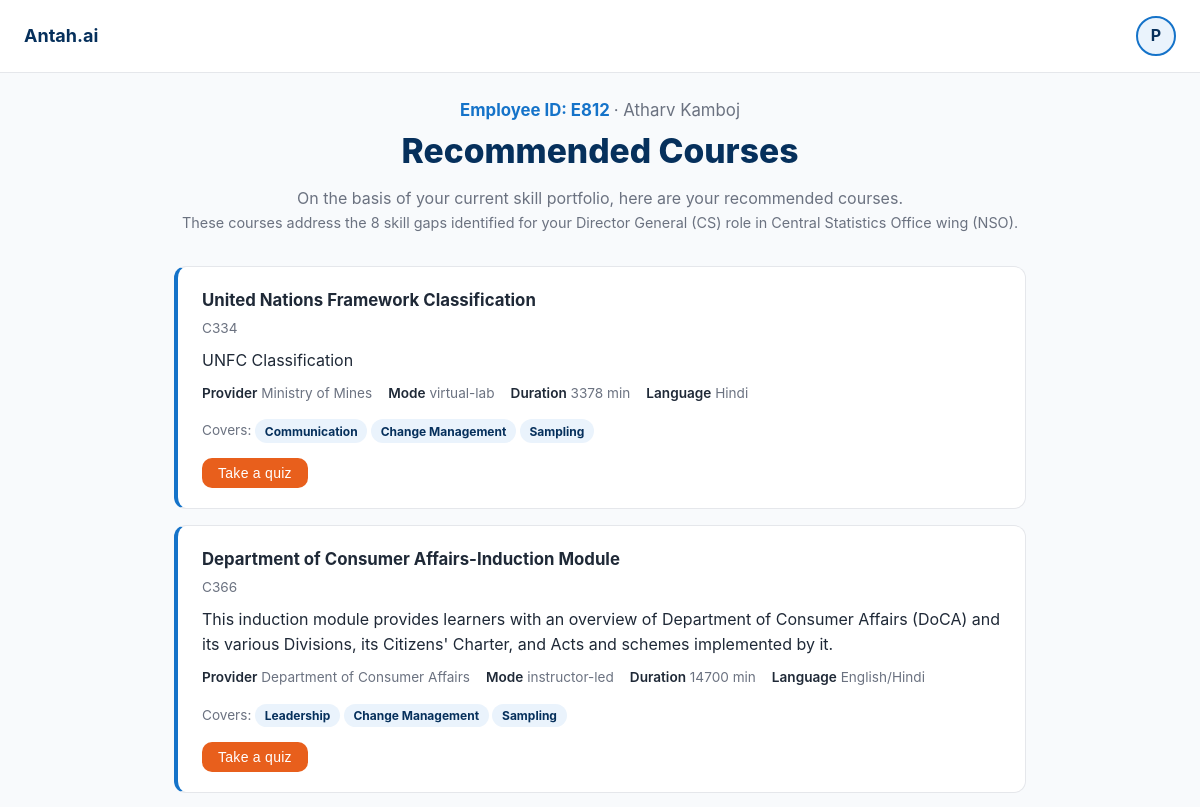
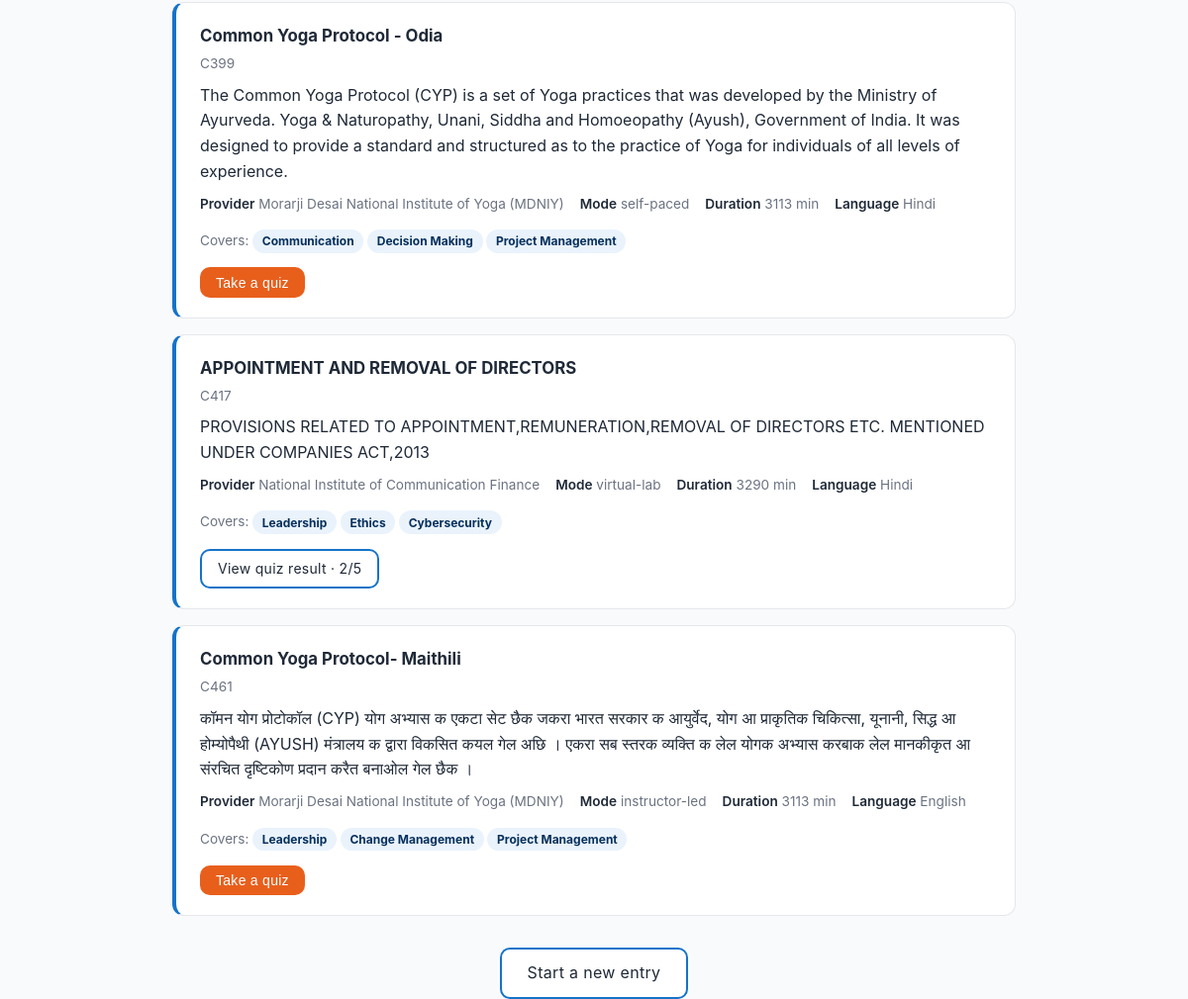
The app's page /recommendation/results/5 (signed in) with its own data (2 pictures, top to bottom).
### tables this page shows
CREATE TABLE submissions (
                id INTEGER PRIMARY KEY AUTOINCREMENT,
                user_id INTEGER NOT NULL REFERENCES users(id),
                employee_id TEXT NOT NULL,
                name TEXT NOT NULL,
                role_id TEXT NOT NULL,
                designation TEXT NOT NULL,
                department TEXT NOT NULL,
                current_assignment TEXT,
                educational_qualifications TEXT,
                work_experience_years INTEGER,
                previous_trainings TEXT NOT NULL DEFAULT '[]',
                self_rated_skills TEXT NOT NULL DEFAULT '{}',
                quiz_verified_skills TEXT NOT NULL DEFAULT '{}',
                recommendations TEXT NOT NULL DEFAULT '[]',
                submitted_at TEXT NOT NULL
            );

CREATE TABLE quiz_attempts (
                id INTEGER PRIMARY KEY AUTOINCREMENT,
                user_id INTEGER NOT NULL REFERENCES users(id),
                submission_id INTEGER NOT NULL REFERENCES submissions(id),
                course_id TEXT NOT NULL,
                course_title TEXT NOT NULL,
                source_link TEXT,
                status TEXT NOT NULL DEFAULT 'generating',
                error TEXT,
                quiz TEXT,
                answers TEXT,
                score INTEGER,
                total INTEGER,
                accuracy REAL,
                created_at TEXT NOT NULL,
                finished_at TEXT
            );

### app.py (the view)
@app.route("/recommendation/results/<int:submission_id>")
@login_required
def submission_results(submission_id: int):
    submission = _owned_submission(submission_id)
    courses = _course_rows(submission)
    lead, sub = _recommendation_summary(submission)
    return render_template(
        "results.html",
        submission=submission,
        courses=courses,
        lead=lead,
        sub=sub,
    )

### app.py (called while the page is built)
@app.context_processor
def inject_user() -> dict:
    return {"current_user": session.get("username", "")}

def login_required(view):
    @wraps(view)
    def wrapped(*args, **kwargs):
        if "user_id" not in session:
            return redirect(url_for("login"))
        return view(*args, **kwargs)
    return wrapped

def _require_user() -> int:
    return int(session.get("user_id", 0))

def _owned_submission(submission_id: int) -> dict:
    submission = db.get_submission(submission_id)
    if not submission or submission["user_id"] != _require_user():
        abort(404)
    return submission

def _course_rows(submission: dict) -> list[dict]:
    attempts_by_course: dict[str, list[dict]] = {}
    for attempt in db.list_attempts_for_submission(submission["id"]):
        attempts_by_course.setdefault(attempt["course_id"], []).append(attempt)
    rows = []
    for rec in submission.get("recommendations") or []:
        attempts = attempts_by_course.get(rec.get("course_id")) or []
        rows.append({"course": rec, "latest_attempt": attempts[-1] if attempts else None})
    return rows

def _recommendation_summary(submission: dict) -> tuple[str, str]:
    recs = submission.get("recommendations") or []
    lead = RESULTS_LEAD
    if not recs:
        return lead, "No matching courses were found for this profile."
    addressed = {s for rec in recs for s in (rec.get("matched_skills") or [])}
    n = len(addressed)
    designation = submission.get("designation") or "your role"
    department = submission.get("department") or "your department"
    noun = "skill gap" if n == 1 else "skill gaps"
    sub = (
        f"These courses address the {n} {noun} identified for your "
        f"{designation} role in {department}."
    )
    return lead, sub

### db.py (called while the page is built)
def connect() -> sqlite3.Connection:
    conn = sqlite3.connect(DB_PATH)
    conn.row_factory = sqlite3.Row
    conn.execute("PRAGMA foreign_keys = ON")
    return conn

def _submission_row(row: sqlite3.Row) -> dict:
    s = dict(row)
    for col in ("previous_trainings", "self_rated_skills",
                "quiz_verified_skills", "recommendations"):
        try:
            s[col] = json.loads(s[col] or "null") or ([] if col.endswith("s") or col == "recommendations" else {})
        except json.JSONDecodeError:
            s[col] = {} if "skills" in col else []
    return s

### templates/results.html (shortened to what this page needs)
{% extends 'base.html' %}
{% block content %}
<div class="center mt-3 mb-1">
  <div class="employee-id" style="color: var(--brand); font-weight: 700; font-size: 1.05rem;">
    Employee ID: <b>{{ submission.employee_id }}</b>
    {% if submission.name %}<span class="subtle" style="font-weight:400;"> · {{ submission.name }}</span>{% endif %}
  </div>
  <div class="hero-title" style="font-size: clamp(1.5rem,4vw,2.1rem);">Recommended Courses</div>
</div>
<p class="subtle center" style="max-width: 640px; margin: .4rem auto 0;">{{ lead }}</p>
<p class="center" style="font-size: .9rem; color: var(--ink-dim); margin-bottom: 2rem;">{{ sub }}</p>
{% for item in courses %}
  {% set rec = item.course %}
  <div class="course-card">
    <h3>{{ rec.course_title }}</h3>
    <div class="subtle" style="font-size:.85rem;">{{ rec.course_id }}</div>
    {% if rec.description %}<p class="mt-1">{{ rec.description }}</p>{% endif %}
    <div class="course-meta">
      {% if rec.provider %}<span><b>Provider</b> {{ rec.provider }}</span>{% endif %}
      {% if rec.mode %}<span><b>Mode</b> {{ rec.mode }}</span>{% endif %}
      {% if rec.duration_minutes %}<span><b>Duration</b> {{ rec.duration_minutes }} min</span>{% endif %}
      {% if rec.language %}<span><b>Language</b> {{ rec.language }}</span>{% endif %}
    </div>
    {% if rec.matched_skill_names %}
    <div style="font-size:.85rem; color: var(--ink-dim); margin-bottom:.9rem;">
      Covers: {% for name in rec.matched_skill_names %}<span class="pill unverified">{{ name }}</span> {% endfor %}
    </div>
    {% endif %}
    <div class="quiz-link">
      {% set a = item.latest_attempt %}
      {% if a and a.status == 'graded' %}
        <a class="btn btn-outline btn-sm" href="{{ url_for('quiz_results', attempt_id=a.id) }}">View quiz result
          {% if a.score is not none %}· {{ a.score }}/{{ a.total }}{% endif %}
        </a>
      {% elif a %}
        <a class="btn btn-primary btn-sm" href="{{ url_for('quiz_attempt', attempt_id=a.id) }}">Continue quiz</a>
        <span class="hint">already started</span>
      {% else %}
        <form method="post" action="{{ url_for('quiz_start') }}" style="display:inline;">
          <button type="submit" class="btn btn-primary btn-sm">Take a quiz</button>
        </form>
      {% endif %}
    </div>
  </div>
{% else %}
  <p class="muted-empty">No courses were recommended for this profile.</p>
{% endfor %}
<div class="center mt-4 mb-4">
  <a class="btn btn-outline" href="{{ url_for('recommendation') }}">Start a new entry</a>
</div>
{% endblock %}

### static/css/style.css (style rules this page uses)
:root { --ground: #F8FAFC; --ink: #1F2937; --ink-dim: #6B7280; --border: #E5E7EB; --card: #FFFFFF; --brand: #1573C9; --brand-deep: #06305C; --accent: #E85F1C; --accent-hover: #F2751F; --success: #15803D; --warning: #D97706; --danger: #C0392B; --red-50: #FDECEC; --blue-50: #EAF3FC; --radius: 12px; }
* { margin: 0; padding: 0; box-sizing: border-box; }
body { background: var(--ground); color: var(--ink); font: 400 16px/1.6 -apple-system, BlinkMacSystemFont, "Segoe UI", Roboto, sans-serif; -webkit-font-smoothing: antialiased; min-height: 100vh; }
a { color: var(--brand); text-decoration: none; }
.btn { display: inline-block; padding: .7rem 1.6rem; border: none; cursor: pointer; font: 600 .95rem/1 inherit; letter-spacing: .02em; text-transform: none; border-radius: 10px; transition: background .15s ease, transform .05s ease; text-decoration: none; }
.btn-primary { background: var(--accent); color: #fff; }
.btn-outline { background: #fff; color: var(--ink); border: 2px solid var(--brand); }
.btn-sm { padding: .45rem 1rem; font-size: .875rem; }
.hero-title { font-size: clamp(1.75rem, 5vw, 2.75rem); font-weight: 800; color: var(--brand-deep); }
.subtle { color: var(--ink-dim); }
.center { text-align: center; }
.mt-1 { margin-top: .5rem; }
.mt-3 { margin-top: 1.5rem; }
.mt-4 { margin-top: 2rem; }
.mb-1 { margin-bottom: .5rem; }
.course-card { background: #fff; border: 1px solid var(--border); border-left: 4px solid var(--brand); border-radius: var(--radius); padding: 1.25rem 1.5rem; margin-bottom: 1rem; }
.course-card h3 { font-size: 1.05rem; margin-bottom: .25rem; }
.course-meta { display: flex; flex-wrap: wrap; gap: 1rem; font-size: .85rem; color: var(--ink-dim); margin: .6rem 0 .9rem; }
.course-meta span b { color: var(--ink); font-weight: 600; }
.quiz-link { margin-top: .4rem; }
.pill { display: inline-block; padding: .15rem .6rem; border-radius: 999px; font-size: .75rem; font-weight: 700; }
.pill.unverified { background: var(--blue-50); color: var(--brand-deep); }

### records on screen
submissions: employee_id "E812", name "Atharv Kamboj"
quiz_attempts: course_title "APPOINTMENT AND REMOVAL OF DIRECTORS", course_id "C417", description "PROVISIONS RELATED TO APPOINTMENT,REMUNERATION,REMOVAL OF DIRECTORS ETC. MENTIONED UNDER COMPANIES ACT,2013", provider "National Institute of Communication Finance", mode "virtual-lab", duration_minutes "3290", language "Hindi", matched_skill_names "Leadership" "Ethics" "Cybersecurity", score "2", total "5"

### other values on screen
{{ current_user[0]|upper }} "P"
{{ lead }} "On the basis of your current skill portfolio, here are your recommended courses."
{{ sub }} "These courses address the 8 skill gaps identified for your Director General (CS) role in Central Statistics Office wing (NSO)."
{{ rec.course_title }} "United Nations Framework Classification" "Department of Consumer Affairs-Induction Module" "Common Yoga Protocol - Odia" "Common Yoga Protocol- Maithili"
{{ rec.course_id }} "C334" "C366" "C399" "C461"
{{ rec.description }} "UNFC Classification" "This induction module provides learners with an overview of Department of Consumer Affairs (DoCA) and its various Divisions, its Citizens' Charter, and Acts and schemes implemented by it."
{{ rec.provider }} "Ministry of Mines" "Department of Consumer Affairs" "Morarji Desai National Institute of Yoga (MDNIY)" "Morarji Desai National Institute of Yoga (MDNIY)"
{{ rec.mode }} "virtual-lab" "instructor-led" "self-paced" "instructor-led"
{{ rec.duration_minutes }} "3378" "14700" "3113" "3113"
{{ rec.language }} "Hindi" "English/Hindi" "Hindi" "English"
{{ name }} "Communication" "Change Management" "Sampling" "Leadership" "Change Management" "Sampling" "Communication" "Decision Making" "Project Management" "Leadership" "Change Management" "Project Management"
